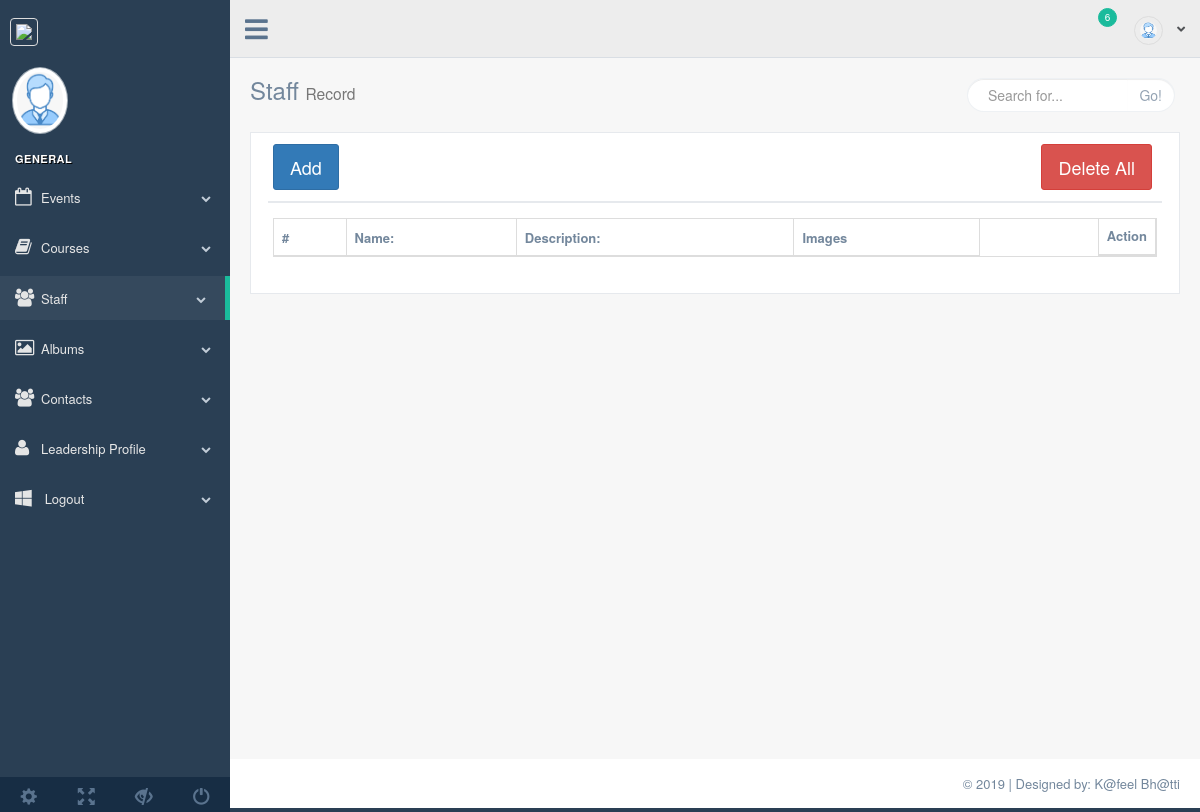
Before: /admin/staff.php with the older database file.
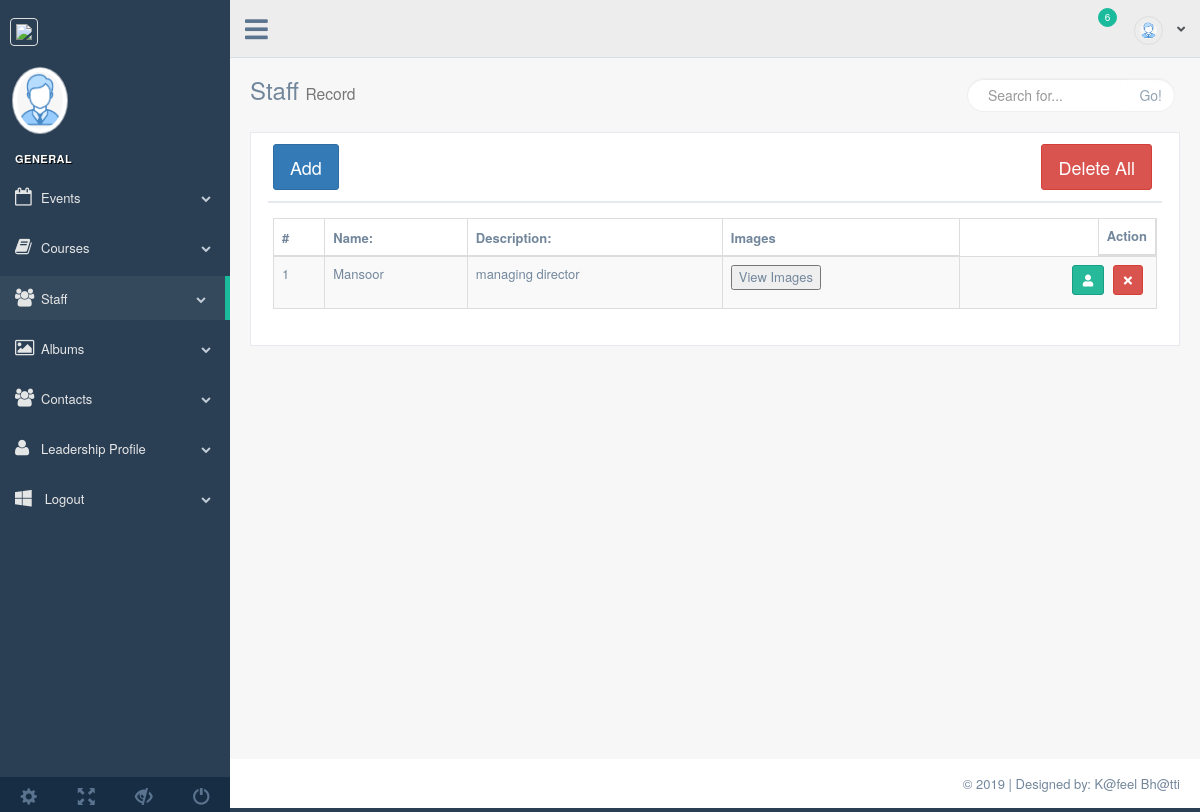
After: the same page with the newer database file.
### tables this page shows
CREATE TABLE `staff` (
  `s_id` int(20) NOT NULL,
  `s_name` varchar(50) NOT NULL,
  `s_desc` varchar(50) NOT NULL,
  `image` varchar(50) NOT NULL
);

### admin/staff.php (the view, shortened to what this page needs)
<?php
require_once('process/conn.php');
$query="select * from staff";
			$excute=mysqli_query($conn, $query);
?>
<!DOCTYPE html>
<html lang="en">
<head>
    <link href="vendors/bootstrap/dist/css/bootstrap.min.css" rel="stylesheet">
    <link href="vendors/font-awesome/css/font-awesome.min.css" rel="stylesheet">
    <link href="vendors/nprogress/nprogress.css" rel="stylesheet">
    <link href="vendors/iCheck/skins/flat/green.css" rel="stylesheet">
    <link href="vendors/datatables.net-bs/css/dataTables.bootstrap.min.css" rel="stylesheet">
    <link href="vendors/datatables.net-buttons-bs/css/buttons.bootstrap.min.css" rel="stylesheet">
    <link href="vendors/datatables.net-fixedheader-bs/css/fixedHeader.bootstrap.min.css" rel="stylesheet">
    <link href="vendors/datatables.net-responsive-bs/css/responsive.bootstrap.min.css" rel="stylesheet">
    <link href="vendors/datatables.net-scroller-bs/css/scroller.bootstrap.min.css" rel="stylesheet">
    <link href="build/css/custom.css" rel="stylesheet">
</head>
<body class="nav-md">
<div class="container body">
    <div class="main_container">
        <?php require_once 'inc/sidebar.php';?>
        <?php require_once 'inc/header.php';?>
        <div class="right_col" role="main">
            <div class="">
                <div class="page-title">
                    <div class="title_left">
                        <h3>Staff <small>Record</small></h3>
                    </div>
                    <div class="title_right">
                        <div class="col-md-5 col-sm-5 col-xs-12 form-group pull-right top_search">
                            <div class="input-group">
                                <input type="text" class="form-control" placeholder="Search for...">
                                <span class="input-group-btn">
                      <button class="btn btn-default" type="button">Go!</button>
                    </span>
                            </div>
                        </div>
                    </div>
                </div>
                <div class="clearfix"></div>
                <div class="row">
                    <div class="col-md-12 col-sm-12 col-xs-12">
                        <div class="x_panel">
                            <div class="x_title">
                                <button type="button" class="btn btn-primary btn-lg" data-toggle="modal"
                                        data-target="#exampleModal" data-whatever="@mdo">Add </button>
                                <a href="process/staff_delete.php?all"> <button class="btn btn-danger btn-lg" style="float: right">Delete All</button></a>
                            </div>
                            <div class="x_content">
                                <table id="datatable" class="table table-striped table-bordered">
                                    <thead>
                                    <tr>
										<th>#</th>
                                        <th>Name:</th>
                                        <th>Description:</th>
                                        <th>Images</th>
                                        <th style="float: right">Action</th>
                                    </tr>
                                    </thead>
                                    <tbody>
									<?php
										$i=1; while($record=mysqli_fetch_array($excute)){
										?>
                                    <tr>
                                        <td><?php echo $i; ?></td>
										<td><?php echo $record['s_name']; ?></td>
										<td><?php echo $record['s_desc']; ?></td>
                                        <td><button data-toggle="modal" data-target="#imageModal<?php echo $record['s_id']; ?>">View Images</button></td>
                                        <td class="text-right">
							<a href="edit_staff.php?edit=<?php echo $record['s_id']; ?>">
                          <button type="button" rel="tooltip" class="btn btn-success btn-icon btn-sm ">
                            <i class="fa fa-user"></i>
                          </button>
                        </a>
                          <a href="process/staff_delete.php?dlt=<?php echo $record['s_id']; ?>">
										<button type="button" rel="tooltip" class="btn btn-danger btn-icon btn-sm ">
                            <i class="fa fa-times"></i>
                          </button>
										</a>
                        </td>
                                    </tr>
										<?php $i++; } ?>
                                    </tbody>
                                </table>
                            </div>
                        </div>
                    </div>
                </div>
            </div>
        </div>
        <?php require_once 'inc/footer.php';?>
    </div>
</div>
</body>
</html>

Changed rows visible on the page:
added staff: s_name "Mansoor", s_desc "managing director"
